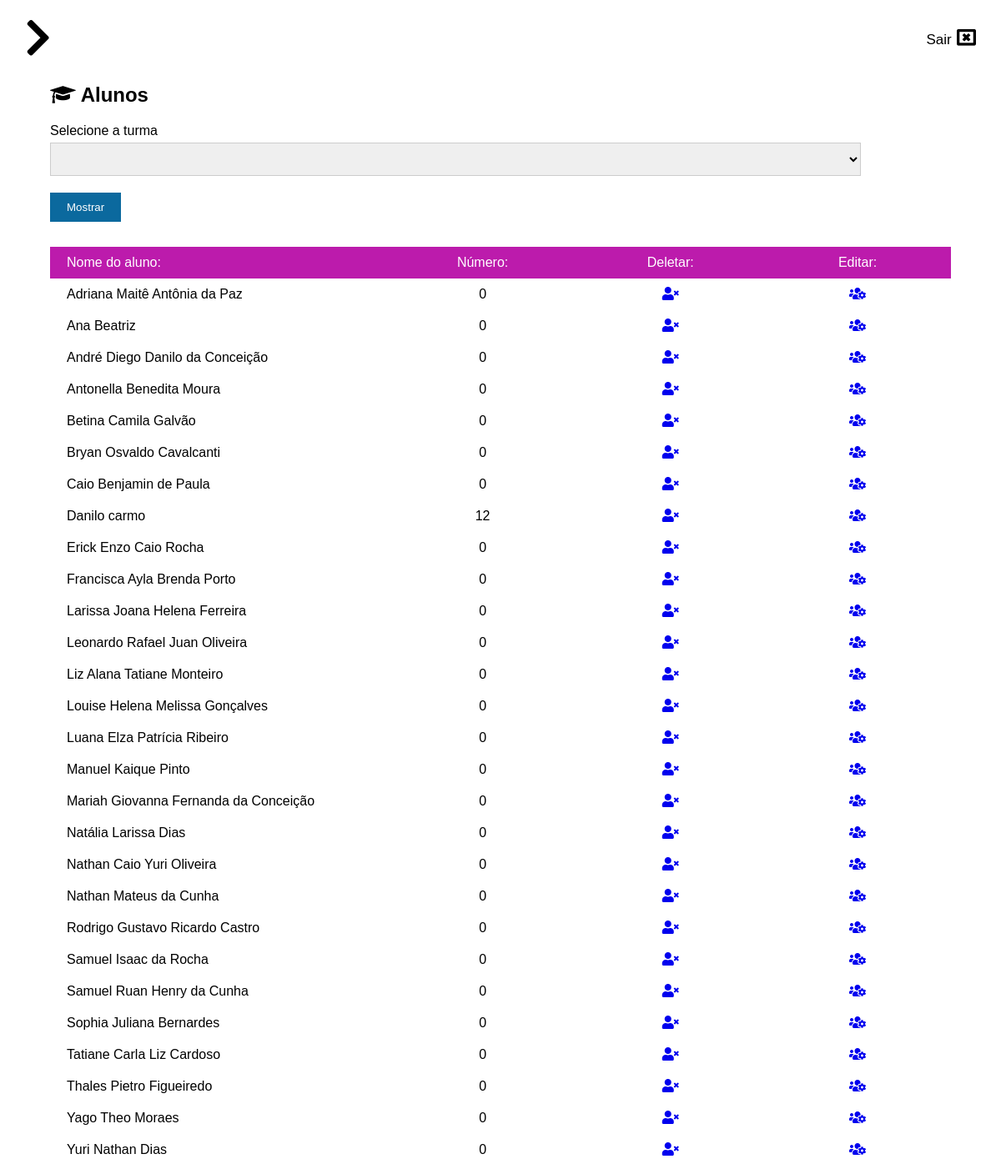
Screenshot of /painel/listar-alunos (signed in) with the database file from the repository.
### tables this page shows
CREATE TABLE `alunos` (
  `nome_alu` varchar(255) NOT NULL,
  `id_alu` int(11) NOT NULL,
  `id_professor` int(11) NOT NULL,
  `numero_alu` int(11) NOT NULL,
  `media` int(11) NOT NULL DEFAULT 0,
  `mediaAtual` int(11) NOT NULL DEFAULT 0,
  `mediaNecessaria` int(11) NOT NULL DEFAULT 0
);

### classes/mysql.php (called while the page is built)
<?php
	class MySql{
		private static $pdo;
		public static function conectar(){
			if(self::$pdo == null){
				try{
				self::$pdo = new PDO('mysql:host='.HOST.';dbname='.DATABASE,USER,PASSWORD,array(PDO::MYSQL_ATTR_INIT_COMMAND => "SET NAMES utf8"));
				self::$pdo->setAttribute(PDO::ATTR_ERRMODE,PDO::ERRMODE_EXCEPTION);
				}catch(Exception $e){
					echo '<h2>Erro ao conectar</h2>';
				}
			}
			return self::$pdo;
		}
	}
?>

### classes/management.php (called while the page is built, shortened)
<?php
    class showInfo extends Management
    {
        public function showDataFilter($tables,$IdE=null,$idOp=null,$filter = null)
        {
            if ($idOp == 1) {
                $sql = MySql::conectar()->query(
                    "SELECT *
                    FROM `alunos` a,`conter` c
                    WHERE id_aluno = id_alu
                    AND c.codigo_tur = $IdE
                    AND a.id_professor = $_SESSION[ID]
                    ORDER BY nome_alu ASC"
                );
                $fix = $sql->fetchAll();
                return $fix;
            }else if ($filter != null) {
                $sql = MySql::conectar()->query(
                    "SELECT * FROM `$tables`WHERE id_professor = $_SESSION[ID] ORDER BY $filter"
                );
                return $sql->fetchAll();
            }else{
                $sql = MySql::conectar()->query(
                    "SELECT * FROM `$tables`WHERE id_professor = $_SESSION[ID]"
                );
                return $sql->fetchAll();
            }
        }
    }
?>

### painel/pages/listar-alunos.php (the view, shortened to what this page needs)
<div class="box-content">
    <h2><i class="fa fa-graduation-cap" aria-hidden="true"></i> Alunos</h2>
    <?php
    $filter = false;
    $show = new showInfo();
    ?>
    <form action="" method="post">
        <div class="form-group">
            <label>Selecione a turma</label>
            <select name="turmas" id="">
                <option></option>
                <?php
                $data = $show->showDataFilter("turmas");
                foreach ($data as $key => $value) {
                    echo "<option value='" . $value['codigo_tur'] . "'>" . $value['nome_tur'] . "</option>";
                }
                ?>
            </select>
        </div>
        <div class="form-group">
            <input type="submit" value="Mostrar" name="acaoMostrar" class="btn_form">
        </div>
    </form>
        <?php
        if (isset($_POST['acaoMostrar'])) {
            $filter = true;
            $turma = $_POST['turmas'];
            if ($turma == null) {
                $filter = false;
            } else {
        ?>
                <tr>
                    <td class="tbl_title">Nome do aluno: </td>
                    <td class="tbl_title">Número: </td>
                    <td class="tbl_title">Deletar: </td>
                    <td class="tbl_title">Editar:</td>
                </tr>
                <?php
                $x = $show->showDataFilter(null, $turma, '1');
                foreach ($x as $key => $value) {
                ?>
                    <tr>
                        <td><?php echo $value['nome_alu'] ?></td>
                        <td><?php echo $value['numero_alu'] ?></td>
                        <td><a href="<?php echo INCLUDE_PATH_PAINEL ?>listar-alunos?excluir=<?php echo $value['id_alu']; ?>"><i class="fas fa-user-times"></i></a></td>
                        <td><a href="<?php echo INCLUDE_PATH_PAINEL ?>listar-alunos?editar=<?php echo $value['id_alu']; ?>"><i class="fas fa-users-cog"></i></a></td>
                    </tr>
        <?php
                }
            }
        } else {
            $filter = false;
        }
        ?>
    <?php
    if ($filter == false) {
    ?>
        <table class="tabela_aluno">
            <tr>
                <td class="tbl_title">Nome do aluno: </td>
                <td class="tbl_title">Número: </td>
                <td class="tbl_title">Deletar: </td>
                <td class="tbl_title">Editar:</td>
            </tr>
            <?php
            $x = $show->showDataFilter('alunos', null, null, 'nome_alu');
            foreach ($x as $key => $value) {
            ?>
                <tr>
                    <td><?php echo $value['nome_alu'] ?></td>
                    <td><?php echo $value['numero_alu'] ?></td>
                    <td><a href="<?php echo INCLUDE_PATH_PAINEL ?>listar-alunos?excluir=<?php echo $value['id_alu']; ?>"><i class="fas fa-user-times"></i></a></td>
                    <td><a href="<?php echo INCLUDE_PATH_PAINEL ?>listar-alunos?editar=<?php echo $value['id_alu']; ?>"><i class="fas fa-users-cog"></i></a></td>
                </tr>
            <?php
            }
            ?>
        </table>
    <?php
    }
    ?>
</div>

### painel/index.php (shortened to what this page needs)
<?php
	include('../classes/management.php');
	include('../classes/Painel.php');
	include('../classes/MySql.php');
	if(Painel::logado() == false){
		include('login.php');
	}else{
		include('main.php');
	}
?>

### painel/main.php (shortened to what this page needs)
<!DOCTYPE html>
<html lang="pt-br">
<head>
    <link rel="stylesheet" href="<?php echo INCLUDE_PATH; ?>css/font-awesome.min.css">
    <link rel="stylesheet" href="https://use.fontawesome.com/releases/v5.15.4/css/all.css">
    <link rel="stylesheet" href="<?php echo INCLUDE_PATH; ?>css/font-awesome.min.css">
    <link rel="stylesheet" href="<?php echo INCLUDE_PATH_PAINEL ?>css/painel.css">
</head>
<body>
    <div id="container">
        <div id="painel_cont">
            <div id="content">
                <header class="painel">
                    <div class="open_aside">
                        <i class="fas fa-chevron-right"></i>
                    </div>
                    <div class="logout">
                        <a href="<?php echo INCLUDE_PATH_PAINEL ?>?logout">
                            <span>Sair</span>
                            <i class="fa fa-window-close-o" aria-hidden="true"></i>
                        </a>
                    </div>
                </header>
                <div class="content">
                    <?php Painel::carregarPagina() ?>
                </div>
            </div>
        </div>
    </div>
</body>
</html>

### classes/Painel.php (shortened to what this page needs)
<?php
    class Painel{
        public static function logado(){
			return isset($_SESSION['login']) ? true : false;
		}
		public static function carregarPagina(){
			if(isset($_GET['url'])){
				$url = explode('/',$_GET['url']);
				if(file_exists('pages/'.$url[0].'.php')){
					include('pages/'.$url[0].'.php');
				}else{
					include('pages/overview.php');
				}
			}else{
				include('pages/overview.php');
			}
		}
    }
?>

### painel/css/painel.css (style rules this page uses)
:root { --blue-dft: #0b699e; --blue-dft-hv: #1f82bb; --blue-dark: #053896; --gray: #696969; --gray-dark: #222222; --gray-light: #f4f4f4; --pink: #bc1bac; --pink-hv: #c746ba; }
* { margin: 0; border: 0; padding: 0; font-family: Arial, Helvetica, sans-serif; }
body { width: 100vw; height: 100vh; display: flex; flex-direction: column; align-items: center; background-image: url(../../src/bg.jpg); background-position: center; background-repeat: no-repeat; background-size: cover; overflow-x: hidden; }
div#container { padding: 0 0 30px 0; width: 100%; height: 100%; max-width: 1600px; display: flex; flex-direction: column; align-items: center; background-color: #0b699ed0; }
div#painel_cont { width: 100%; height: 100%; display: flex; flex-direction: row; }
div.open_aside { margin: 0 0 0 30px; cursor: pointer; }
div.open_aside i { font-size: 50px; color: #000; }
div#content { width: 100%; display: flex; flex-direction: column; }
header.painel { padding: 20px 0; width: 100%; max-height: 100px; display: flex; flex-direction: row; align-items: center; justify-content: space-between; background: #fff; }
header.painel div.logout { margin: 0 30px 0 0; width: 100%; display: flex; justify-content: flex-end; }
div.logout a { color: #000; text-decoration: none; }
div.logout a span { font-size: 17px; color: black; }
div.logout { font-size: 23px; }
div.form-group { margin: 15px 0 0 0; display: flex; flex-direction: column; justify-content: center; align-items: flex-start; }
.content { width: 100%; }
.box-content { padding: 10px 5vw; background: #fff; }
.box-content h2 { margin: 0 0 20px 0; }
.box-content form { margin: 0 0 30px 0; }
.box-content form div.form-group input[type="text"], .box-content form div.form-group input[type="mail"], .box-content form div.form-group input[type="number"], .box-content form div.form-group input[type="date"], .box-content form div.form-group select { margin: 5px 0; padding: 0 7px; font-size: 16px; color: black; width: 90%; height: 40px; border: 1px solid #ccc; }
input.btn_form { margin: 0 20px 0 0; padding: 10px 20px; color: #fff; cursor: pointer; transition: 0.4s; }
input[type="submit"].btn_form { background: #0b699e; }
select { border: 1px solid #000; padding: 5px 7px; }
table.tabela_aluno, table.tabela_tur { width: 100%; display: flex; flex-direction: column; border-collapse: collapse; border-spacing: 0; }
table.tabela_aluno tbody tr td:nth-child(1) { width: 100vw; max-width: 400px; }
table.tabela_aluno tbody tr td:nth-child(2), table.tabela_aluno tbody tr td:nth-child(3), table.tabela_aluno tbody tr td:nth-child(4) { width: 100vw; max-width: 200px; text-align: center; }
td.tbl_title { color: #fff; background-color: #bc1bac; }
table.tabela_aluno tbody tr td, table.tabela_tur tbody tr td { padding: 10px 20px; }

### rows the page displays
alunos: nome_alu "Adriana Maitê Antônia da Paz", numero_alu "0"
alunos: nome_alu "Ana Beatriz", numero_alu "0"
alunos: nome_alu "André Diego Danilo da Conceição", numero_alu "0"
alunos: nome_alu "Antonella Benedita Moura", numero_alu "0"
alunos: nome_alu "Betina Camila Galvão", numero_alu "0"
alunos: nome_alu "Bryan Osvaldo Cavalcanti", numero_alu "0"
alunos: nome_alu "Caio Benjamin de Paula", numero_alu "0"
alunos: nome_alu "Danilo carmo", numero_alu "12"
alunos: nome_alu "Erick Enzo Caio Rocha", numero_alu "0"
alunos: nome_alu "Francisca Ayla Brenda Porto", numero_alu "0"
alunos: nome_alu "Larissa Joana Helena Ferreira", numero_alu "0"
alunos: nome_alu "Leonardo Rafael Juan Oliveira", numero_alu "0"
alunos: nome_alu "Liz Alana Tatiane Monteiro", numero_alu "0"
alunos: nome_alu "Louise Helena Melissa Gonçalves", numero_alu "0"
alunos: nome_alu "Luana Elza Patrícia Ribeiro", numero_alu "0"
alunos: nome_alu "Manuel Kaique Pinto", numero_alu "0"
alunos: nome_alu "Mariah Giovanna Fernanda da Conceição", numero_alu "0"
alunos: nome_alu "Natália Larissa Dias", numero_alu "0"
alunos: nome_alu "Nathan Caio Yuri Oliveira", numero_alu "0"
alunos: nome_alu "Nathan Mateus da Cunha", numero_alu "0"
alunos: nome_alu "Rodrigo Gustavo Ricardo Castro", numero_alu "0"
alunos: nome_alu "Samuel Isaac da Rocha", numero_alu "0"
alunos: nome_alu "Samuel Ruan Henry da Cunha", numero_alu "0"
alunos: nome_alu "Sophia Juliana Bernardes", numero_alu "0"
alunos: nome_alu "Tatiane Carla Liz Cardoso", numero_alu "0"
alunos: nome_alu "Thales Pietro Figueiredo", numero_alu "0"
alunos: nome_alu "Yago Theo Moraes", numero_alu "0"
alunos: nome_alu "Yuri Nathan Dias", numero_alu "0"
